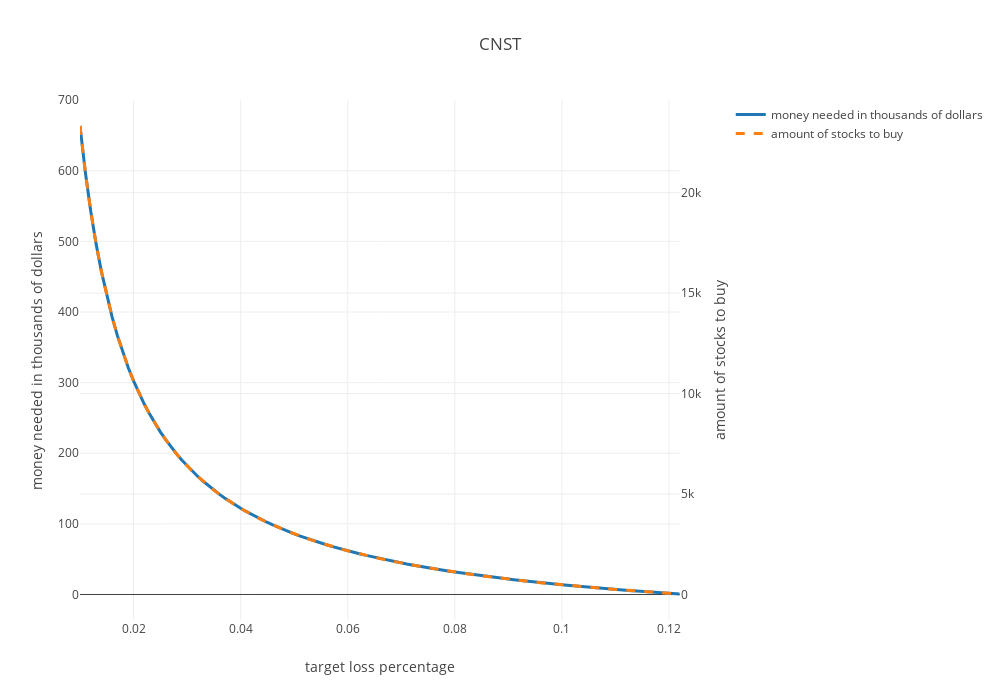

Notebook code cell kept with this figure:
### Code cell
stock_name = "CNST"
cost_per_share = 32.46
stock_amount_in_hand = 1800
market_price_per_share = 28.45

u.plot_amount_to_buy_to_lower_cost(cost_per_share, stock_amount_in_hand, market_price_per_share, stock_name)
